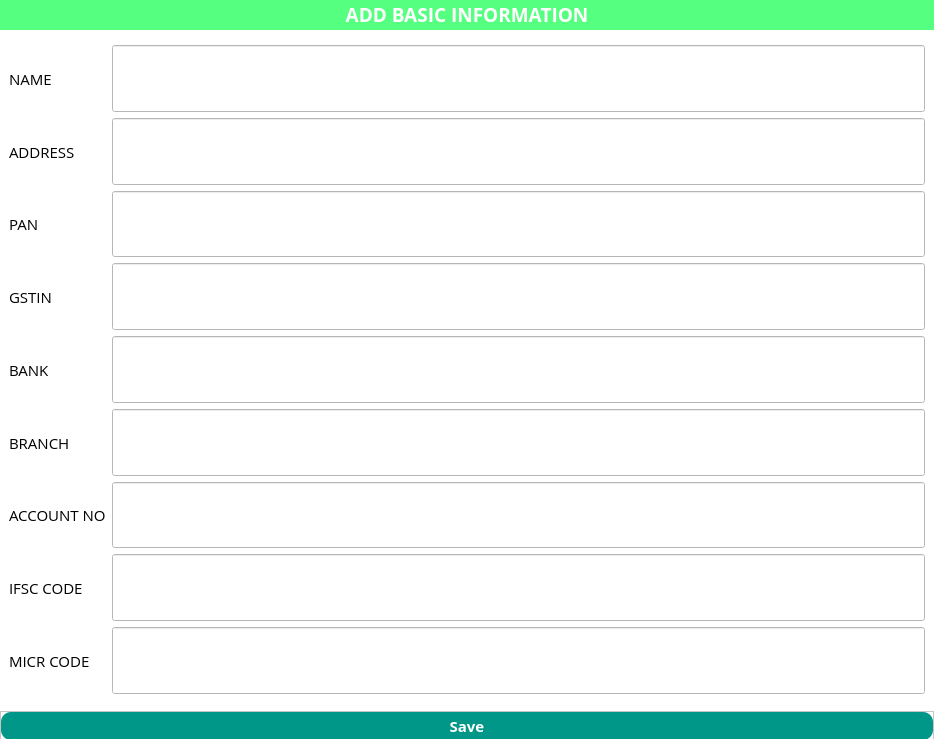
<?xml version="1.0" encoding="UTF-8"?>
<ui version="4.0">
 <class>Form</class>
 <widget class="QWidget" name="Form">
  <property name="windowModality">
   <enum>Qt::ApplicationModal</enum>
  </property>
  <property name="geometry">
   <rect>
    <x>0</x>
    <y>0</y>
    <width>934</width>
    <height>739</height>
   </rect>
  </property>
  <property name="minimumSize">
   <size>
    <width>800</width>
    <height>600</height>
   </size>
  </property>
  <property name="sizeIncrement">
   <size>
    <width>0</width>
    <height>0</height>
   </size>
  </property>
  <property name="windowTitle">
   <string>Form</string>
  </property>
  <property name="windowIcon">
   <iconset>
    <normaloff>../Icon/logo.png</normaloff>../Icon/logo.png</iconset>
  </property>
  <property name="styleSheet">
   <string notr="true">background-color: rgb(255, 255, 255);</string>
  </property>
  <layout class="QGridLayout" name="gridLayout">
   <property name="leftMargin">
    <number>0</number>
   </property>
   <property name="topMargin">
    <number>0</number>
   </property>
   <property name="rightMargin">
    <number>0</number>
   </property>
   <property name="bottomMargin">
    <number>0</number>
   </property>
   <item row="0" column="1" colspan="2">
    <widget class="QLabel" name="title">
     <property name="sizePolicy">
      <sizepolicy hsizetype="Preferred" vsizetype="Expanding">
       <horstretch>0</horstretch>
       <verstretch>0</verstretch>
      </sizepolicy>
     </property>
     <property name="maximumSize">
      <size>
       <width>16777215</width>
       <height>30</height>
      </size>
     </property>
     <property name="font">
      <font>
       <family>Open Sans</family>
       <pointsize>11</pointsize>
       <weight>75</weight>
       <bold>true</bold>
       <stylestrategy>PreferAntialias</stylestrategy>
      </font>
     </property>
     <property name="styleSheet">
      <string notr="true">background-color:rgb(85, 255, 127);
color: rgb(255, 255, 255);</string>
     </property>
     <property name="text">
      <string>&lt;html&gt;&lt;head/&gt;&lt;body&gt;&lt;p&gt;&lt;span style=&quot; font-size:14pt;&quot;&gt;ADD BASIC INFORMATION&lt;/span&gt;&lt;/p&gt;&lt;/body&gt;&lt;/html&gt;</string>
     </property>
     <property name="alignment">
      <set>Qt::AlignCenter</set>
     </property>
    </widget>
   </item>
   <item row="3" column="1" colspan="2">
    <widget class="QFrame" name="frame">
     <property name="sizePolicy">
      <sizepolicy hsizetype="Preferred" vsizetype="Expanding">
       <horstretch>0</horstretch>
       <verstretch>0</verstretch>
      </sizepolicy>
     </property>
     <property name="minimumSize">
      <size>
       <width>0</width>
       <height>30</height>
      </size>
     </property>
     <property name="maximumSize">
      <size>
       <width>16777215</width>
       <height>26</height>
      </size>
     </property>
     <property name="font">
      <font>
       <family>Open Sans</family>
       <pointsize>11</pointsize>
       <stylestrategy>PreferAntialias</stylestrategy>
      </font>
     </property>
     <property name="frameShape">
      <enum>QFrame::StyledPanel</enum>
     </property>
     <property name="frameShadow">
      <enum>QFrame::Raised</enum>
     </property>
     <layout class="QGridLayout" name="gridLayout_2">
      <property name="leftMargin">
       <number>0</number>
      </property>
      <property name="topMargin">
       <number>0</number>
      </property>
      <property name="rightMargin">
       <number>0</number>
      </property>
      <property name="bottomMargin">
       <number>0</number>
      </property>
      <item row="1" column="0">
       <widget class="QPushButton" name="savebutton">
        <property name="sizePolicy">
         <sizepolicy hsizetype="Minimum" vsizetype="Expanding">
          <horstretch>0</horstretch>
          <verstretch>0</verstretch>
         </sizepolicy>
        </property>
        <property name="font">
         <font>
          <family>Open Sans</family>
          <pointsize>11</pointsize>
          <weight>75</weight>
          <bold>true</bold>
          <stylestrategy>PreferAntialias</stylestrategy>
         </font>
        </property>
        <property name="styleSheet">
         <string notr="true">color: rgb(255, 255, 255);
background-color:rgb(0,150,136);
border-radius:10;</string>
        </property>
        <property name="text">
         <string>Save</string>
        </property>
        <property name="icon">
         <iconset>
          <normaloff>../../../Resources/Images/check-mark.png</normaloff>../../../Resources/Images/check-mark.png</iconset>
        </property>
       </widget>
      </item>
     </layout>
    </widget>
   </item>
   <item row="2" column="1" colspan="2">
    <widget class="QWidget" name="widget" native="true">
     <property name="sizePolicy">
      <sizepolicy hsizetype="Preferred" vsizetype="Expanding">
       <horstretch>0</horstretch>
       <verstretch>0</verstretch>
      </sizepolicy>
     </property>
     <property name="font">
      <font>
       <family>Open Sans</family>
       <pointsize>11</pointsize>
       <stylestrategy>PreferAntialias</stylestrategy>
      </font>
     </property>
     <layout class="QFormLayout" name="formLayout">
      <item row="0" column="0">
       <widget class="QLabel" name="label">
        <property name="sizePolicy">
         <sizepolicy hsizetype="Preferred" vsizetype="Expanding">
          <horstretch>0</horstretch>
          <verstretch>0</verstretch>
         </sizepolicy>
        </property>
        <property name="font">
         <font>
          <family>Open Sans</family>
          <pointsize>11</pointsize>
          <stylestrategy>PreferAntialias</stylestrategy>
         </font>
        </property>
        <property name="text">
         <string>NAME</string>
        </property>
       </widget>
      </item>
      <item row="0" column="1">
       <widget class="QLineEdit" name="Name">
        <property name="sizePolicy">
         <sizepolicy hsizetype="Expanding" vsizetype="Expanding">
          <horstretch>0</horstretch>
          <verstretch>0</verstretch>
         </sizepolicy>
        </property>
        <property name="font">
         <font>
          <family>Open Sans</family>
          <pointsize>11</pointsize>
          <stylestrategy>PreferAntialias</stylestrategy>
         </font>
        </property>
       </widget>
      </item>
      <item row="1" column="0">
       <widget class="QLabel" name="label_2">
        <property name="sizePolicy">
         <sizepolicy hsizetype="Preferred" vsizetype="Expanding">
          <horstretch>0</horstretch>
          <verstretch>0</verstretch>
         </sizepolicy>
        </property>
        <property name="font">
         <font>
          <family>Open Sans</family>
          <pointsize>11</pointsize>
          <stylestrategy>PreferAntialias</stylestrategy>
         </font>
        </property>
        <property name="text">
         <string>ADDRESS</string>
        </property>
       </widget>
      </item>
      <item row="1" column="1">
       <widget class="QLineEdit" name="Address">
        <property name="sizePolicy">
         <sizepolicy hsizetype="Expanding" vsizetype="Expanding">
          <horstretch>0</horstretch>
          <verstretch>0</verstretch>
         </sizepolicy>
        </property>
        <property name="font">
         <font>
          <family>Open Sans</family>
          <pointsize>11</pointsize>
          <stylestrategy>PreferAntialias</stylestrategy>
         </font>
        </property>
       </widget>
      </item>
      <item row="2" column="0">
       <widget class="QLabel" name="label_3">
        <property name="sizePolicy">
         <sizepolicy hsizetype="Preferred" vsizetype="Expanding">
          <horstretch>0</horstretch>
          <verstretch>0</verstretch>
         </sizepolicy>
        </property>
        <property name="font">
         <font>
          <family>Open Sans</family>
          <pointsize>11</pointsize>
          <stylestrategy>PreferAntialias</stylestrategy>
         </font>
        </property>
        <property name="text">
         <string>PAN</string>
        </property>
       </widget>
      </item>
      <item row="2" column="1">
       <widget class="QLineEdit" name="Pan">
        <property name="sizePolicy">
         <sizepolicy hsizetype="Expanding" vsizetype="Expanding">
          <horstretch>0</horstretch>
          <verstretch>0</verstretch>
         </sizepolicy>
        </property>
        <property name="font">
         <font>
          <family>Open Sans</family>
          <pointsize>11</pointsize>
          <stylestrategy>PreferAntialias</stylestrategy>
         </font>
        </property>
       </widget>
      </item>
      <item row="3" column="0">
       <widget class="QLabel" name="label_4">
        <property name="sizePolicy">
         <sizepolicy hsizetype="Preferred" vsizetype="Expanding">
          <horstretch>0</horstretch>
          <verstretch>0</verstretch>
         </sizepolicy>
        </property>
        <property name="font">
         <font>
          <family>Open Sans</family>
          <pointsize>11</pointsize>
          <stylestrategy>PreferAntialias</stylestrategy>
         </font>
        </property>
        <property name="text">
         <string>GSTIN</string>
        </property>
       </widget>
      </item>
      <item row="3" column="1">
       <widget class="QLineEdit" name="Gstin">
        <property name="sizePolicy">
         <sizepolicy hsizetype="Expanding" vsizetype="Expanding">
          <horstretch>0</horstretch>
          <verstretch>0</verstretch>
         </sizepolicy>
        </property>
        <property name="font">
         <font>
          <family>Open Sans</family>
          <pointsize>11</pointsize>
          <stylestrategy>PreferAntialias</stylestrategy>
         </font>
        </property>
       </widget>
      </item>
      <item row="4" column="0">
       <widget class="QLabel" name="label_5">
        <property name="sizePolicy">
         <sizepolicy hsizetype="Preferred" vsizetype="Expanding">
          <horstretch>0</horstretch>
          <verstretch>0</verstretch>
         </sizepolicy>
        </property>
        <property name="font">
         <font>
          <family>Open Sans</family>
          <pointsize>11</pointsize>
          <stylestrategy>PreferAntialias</stylestrategy>
         </font>
        </property>
        <property name="text">
         <string>BANK</string>
        </property>
       </widget>
      </item>
      <item row="4" column="1">
       <widget class="QLineEdit" name="Bank">
        <property name="sizePolicy">
         <sizepolicy hsizetype="Expanding" vsizetype="Expanding">
          <horstretch>0</horstretch>
          <verstretch>0</verstretch>
         </sizepolicy>
        </property>
        <property name="font">
         <font>
          <family>Open Sans</family>
          <pointsize>11</pointsize>
          <stylestrategy>PreferAntialias</stylestrategy>
         </font>
        </property>
       </widget>
      </item>
      <item row="7" column="0">
       <widget class="QLabel" name="label_6">
        <property name="sizePolicy">
         <sizepolicy hsizetype="Preferred" vsizetype="Expanding">
          <horstretch>0</horstretch>
          <verstretch>0</verstretch>
         </sizepolicy>
        </property>
        <property name="font">
         <font>
          <family>Open Sans</family>
          <pointsize>11</pointsize>
          <stylestrategy>PreferAntialias</stylestrategy>
         </font>
        </property>
        <property name="text">
         <string>ACCOUNT NO</string>
        </property>
       </widget>
      </item>
      <item row="7" column="1">
       <widget class="QLineEdit" name="Account">
        <property name="sizePolicy">
         <sizepolicy hsizetype="Expanding" vsizetype="Expanding">
          <horstretch>0</horstretch>
          <verstretch>0</verstretch>
         </sizepolicy>
        </property>
        <property name="font">
         <font>
          <family>Open Sans</family>
          <pointsize>11</pointsize>
          <stylestrategy>PreferAntialias</stylestrategy>
         </font>
        </property>
       </widget>
      </item>
      <item row="8" column="0">
       <widget class="QLabel" name="label_7">
        <property name="sizePolicy">
         <sizepolicy hsizetype="Preferred" vsizetype="Expanding">
          <horstretch>0</horstretch>
          <verstretch>0</verstretch>
         </sizepolicy>
        </property>
        <property name="font">
         <font>
          <family>Open Sans</family>
          <pointsize>11</pointsize>
          <stylestrategy>PreferAntialias</stylestrategy>
         </font>
        </property>
        <property name="text">
         <string>IFSC CODE</string>
        </property>
       </widget>
      </item>
      <item row="8" column="1">
       <widget class="QLineEdit" name="Ifsc">
        <property name="sizePolicy">
         <sizepolicy hsizetype="Expanding" vsizetype="Expanding">
          <horstretch>0</horstretch>
          <verstretch>0</verstretch>
         </sizepolicy>
        </property>
        <property name="font">
         <font>
          <family>Open Sans</family>
          <pointsize>11</pointsize>
          <stylestrategy>PreferAntialias</stylestrategy>
         </font>
        </property>
       </widget>
      </item>
      <item row="9" column="0">
       <widget class="QLabel" name="label_8">
        <property name="sizePolicy">
         <sizepolicy hsizetype="Preferred" vsizetype="Expanding">
          <horstretch>0</horstretch>
          <verstretch>0</verstretch>
         </sizepolicy>
        </property>
        <property name="font">
         <font>
          <family>Open Sans</family>
          <pointsize>11</pointsize>
          <stylestrategy>PreferAntialias</stylestrategy>
         </font>
        </property>
        <property name="text">
         <string>MICR CODE</string>
        </property>
       </widget>
      </item>
      <item row="9" column="1">
       <widget class="QLineEdit" name="Micr">
        <property name="sizePolicy">
         <sizepolicy hsizetype="Expanding" vsizetype="Expanding">
          <horstretch>0</horstretch>
          <verstretch>0</verstretch>
         </sizepolicy>
        </property>
        <property name="font">
         <font>
          <family>Open Sans</family>
          <pointsize>11</pointsize>
          <stylestrategy>PreferAntialias</stylestrategy>
         </font>
        </property>
       </widget>
      </item>
      <item row="5" column="0">
       <widget class="QLabel" name="label_10">
        <property name="sizePolicy">
         <sizepolicy hsizetype="Preferred" vsizetype="Expanding">
          <horstretch>0</horstretch>
          <verstretch>0</verstretch>
         </sizepolicy>
        </property>
        <property name="font">
         <font>
          <family>Open Sans</family>
          <pointsize>11</pointsize>
          <stylestrategy>PreferAntialias</stylestrategy>
         </font>
        </property>
        <property name="text">
         <string>BRANCH</string>
        </property>
       </widget>
      </item>
      <item row="5" column="1">
       <widget class="QLineEdit" name="Branch">
        <property name="sizePolicy">
         <sizepolicy hsizetype="Expanding" vsizetype="Expanding">
          <horstretch>0</horstretch>
          <verstretch>0</verstretch>
         </sizepolicy>
        </property>
        <property name="font">
         <font>
          <family>Open Sans</family>
          <pointsize>11</pointsize>
          <stylestrategy>PreferAntialias</stylestrategy>
         </font>
        </property>
       </widget>
      </item>
     </layout>
    </widget>
   </item>
  </layout>
 </widget>
 <resources/>
 <connections/>
</ui>
